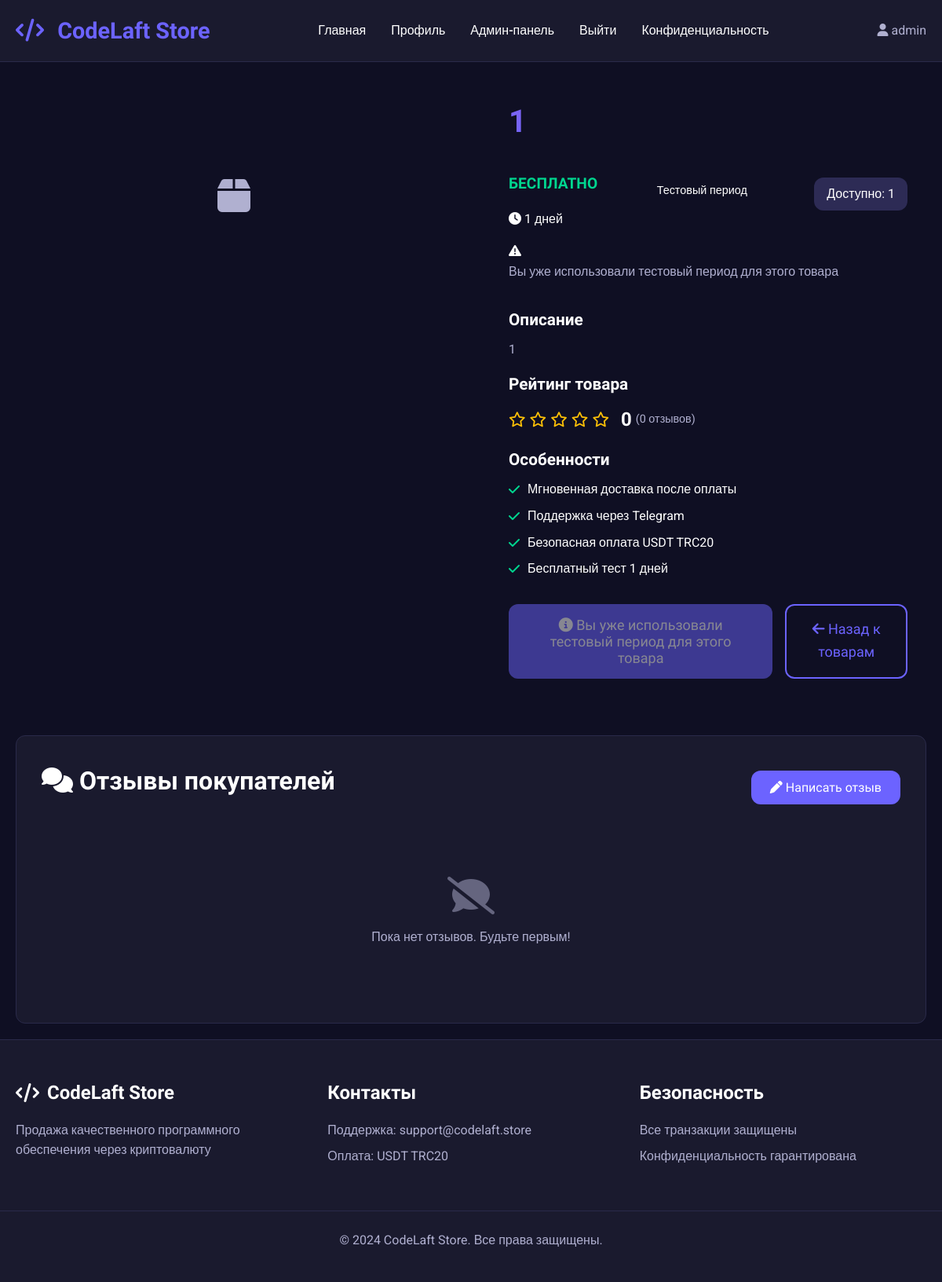
The page /product/1 (signed in) on the database its author committed.
### app.py (models this page shows, shortened)
class User(UserMixin, db.Model):
    id = db.Column(db.Integer, primary_key=True)
    username = db.Column(db.String(80), unique=True, nullable=False)
    email = db.Column(db.String(120), unique=True, nullable=False)
    password_hash = db.Column(db.String(200), nullable=False)
    created_at = db.Column(db.DateTime, default=datetime.utcnow)
    is_admin = db.Column(db.Boolean, default=False)

class Product(db.Model):
    id = db.Column(db.Integer, primary_key=True)
    name = db.Column(db.String(200), nullable=False)
    description = db.Column(db.Text, nullable=False)
    price = db.Column(db.Float, nullable=False)
    original_price = db.Column(db.Float)  # Цена без скидки
    price_type = db.Column(db.String(20), nullable=False)  # 'one_time' or 'subscription' or 'trial'
    subscription_days = db.Column(db.Integer, default=30)  # For subscription products
    trial_days = db.Column(db.Integer, default=7)  # Для тестового периода
    quantity = db.Column(db.Integer, default=1)
    image_filename = db.Column(db.String(200))
    form_fields = db.Column(db.Text)  # JSON string with form fields
    is_active = db.Column(db.Boolean, default=True)
    is_trial = db.Column(db.Boolean, default=False)  # Флаг тестового товара
    max_trial_per_user = db.Column(db.Integer, default=1)  # Максимум тестовых периодов на пользователя
    created_at = db.Column(db.DateTime, default=datetime.utcnow)
    reviews = db.relationship('Review', backref='product', lazy=True, cascade='all, delete-orphan')
    promocodes = db.relationship('Promocode', backref='product', lazy=True, cascade='all, delete-orphan')

### app.py (the view)
@app.route('/product/<int:product_id>')
def product_detail(product_id):
    product = Product.query.get_or_404(product_id)
    promocodes = Promocode.query.filter(
        Promocode.product_id == product.id,
        Promocode.is_active == True,
        Promocode.valid_from <= datetime.utcnow(),
        (Promocode.valid_until == None) | (Promocode.valid_until >= datetime.utcnow()),
        (Promocode.usage_limit == 0) | (Promocode.used_count < Promocode.usage_limit)
    ).all()
    reviews = Review.query.filter_by(
        product_id=product_id,
        is_approved=True
    ).order_by(Review.created_at.desc()).all()
    avg_rating = 0
    if reviews:
        avg_rating = sum(review.rating for review in reviews) / len(reviews)
    user_review = None
    if current_user.is_authenticated:
        user_review = Review.query.filter_by(
            user_id=current_user.id,
            product_id=product_id
        ).first()
    discounted_price = product.price
    active_promocode = None
    if promocodes:
        active_promocode = promocodes[0]
        discounted_price = calculate_discounted_price(product.price, active_promocode)
    can_get_trial = False
    trial_message = ''
    if current_user.is_authenticated and product.price_type == 'trial':
        can_get_trial, trial_message = can_user_get_trial(current_user.id, product_id)
    return render_template('product.html',
                         product=product,
                         reviews=reviews,
                         avg_rating=avg_rating,
                         user_review=user_review,
                         promocodes=promocodes,
                         discounted_price=discounted_price,
                         active_promocode=active_promocode,
                         can_get_trial=can_get_trial,
                         trial_message=trial_message)

### app.py (called while the page is built, shortened)
@app.context_processor
def inject_now():
    return {'now': datetime.utcnow()}

@login_manager.user_loader
def load_user(user_id):
    return User.query.get(int(user_id))

def can_user_get_trial(user_id, product_id):
    trial_orders = Order.query.filter(
        Order.user_id == user_id,
        Order.product_id == product_id,
        Order.status == 'trial'
    ).count()
    if trial_orders > 0:
        return False, 'Вы уже использовали тестовый период для этого товара'

@app.context_processor
def inject_now():
    return {'now': datetime.utcnow(), 'timedelta': timedelta}

@app.before_request
def start_payment_monitor_once():
    global _monitor_started
    if not _monitor_started:
        _monitor_started = True
        monitor_thread = threading.Thread(target=TronPaymentVerifier.start_payment_monitor, daemon=True)
        monitor_thread.start()
        print("Payment monitor started")

### templates/product.html (shortened to what this page needs)
{% extends "base.html" %}
{% block content %}
<div class="product-detail">
    <div class="product-gallery">
        {% if product.image_filename %}
        <div class="product-main-image">
            <img src="{{ url_for('download_file', filename=product.image_filename) }}" alt="{{ product.name }}">
        </div>
        {% else %}
        <div class="product-image-placeholder large">
            <i class="fas fa-box"></i>
        </div>
        {% endif %}
    </div>
    <div class="product-info">
        <div class="product-header">
            <h1>{{ product.name }}</h1>
            <div class="product-meta">
                {% if product.price_type == 'trial' %}
                <div class="trial-price">
                    <span class="price-tag free-text">БЕСПЛАТНО</span>
                    <span class="trial-duration">
                        <i class="fas fa-clock"></i> {{ product.trial_days }} дней
                    </span>
                </div>
                {% else %}
                <span class="price-tag">{{ product.price }} USDT</span>
                {% endif %}
                <span class="type-badge type-{{ product.price_type }}">
                    {% if product.price_type == 'subscription' %}
                        Подписка ({{ product.subscription_days }} дней)
                    {% elif product.price_type == 'trial' %}
                        Тестовый период
                    {% else %}
                        Единоразовая покупка
                    {% endif %}
                </span>
                {% if product.quantity > 0 %}
                    <span class="quantity-badge">Доступно: {{ product.quantity }}</span>
                {% else %}
                    <span class="quantity-badge out-of-stock">Нет в наличии</span>
                {% endif %}
            </div>
            {% if product.price_type == 'trial' and current_user.is_authenticated and not can_get_trial %}
            <div class="trial-warning">
                <i class="fas fa-exclamation-triangle"></i>
                <p>{{ trial_message }}</p>
            </div>
            {% endif %}
        </div>
        <div class="product-description-full">
            <h3>Описание</h3>
            <p>{{ product.description|safe }}</p>
        </div>
        <div class="product-rating">
            <h3>Рейтинг товара</h3>
            <div class="rating-summary">
                <div class="rating-stars">
                    {% for i in range(5) %}
                        {% if i < avg_rating|int %}
                            <i class="fas fa-star"></i>
                        {% else %}
                            <i class="far fa-star"></i>
                        {% endif %}
                    {% endfor %}
                    <span class="rating-value">{{ avg_rating|round(1) }}</span>
                    <span class="rating-count">({{ reviews|length }} отзывов)</span>
                </div>
            </div>
        </div>
        <div class="product-features">
            <h3>Особенности</h3>
            <ul>
                <li><i class="fas fa-check"></i> Мгновенная доставка после оплаты</li>
                <li><i class="fas fa-check"></i> Поддержка через Telegram</li>
                <li><i class="fas fa-check"></i> Безопасная оплата USDT TRC20</li>
                {% if product.price_type == 'subscription' %}
                <li><i class="fas fa-check"></i> Автопродление не требуется</li>
                {% elif product.price_type == 'trial' %}
                <li><i class="fas fa-check"></i> Бесплатный тест {{ product.trial_days }} дней</li>
                {% else %}
                <li><i class="fas fa-check"></i> Пожизненный доступ</li>
                {% endif %}
            </ul>
        </div>
        <div class="product-actions">
            {% if product.price_type == 'trial' and current_user.is_authenticated %}
                {% if can_get_trial %}
                    <a href="{{ url_for('buy_product', product_id=product.id) }}" class="btn btn-trial btn-large">
                        <i class="fas fa-play-circle"></i> Получить тестовый период
                    </a>
                {% else %}
                    <button class="btn btn-large btn-disabled" disabled>
                        <i class="fas fa-info-circle"></i> {{ trial_message }}
                    </button>
                {% endif %}
            {% else %}
                <a href="{{ url_for('login') }}" class="btn btn-primary btn-large">
                    <i class="fas fa-sign-in-alt"></i> Войти для покупки
                </a>
            {% endif %}
            <a href="{{ url_for('index') }}" class="btn btn-secondary btn-large">
                <i class="fas fa-arrow-left"></i> Назад к товарам
            </a>
        </div>
    </div>
</div>
<div class="reviews-section">
    <div class="reviews-header">
        <h2><i class="fas fa-comments"></i> Отзывы покупателей</h2>
        {% if current_user.is_authenticated and not user_review %}
            {% set has_purchased = namespace(value=false) %}
            {% for user_product in current_user.user_products %}
                {% if user_product.product_id == product.id and user_product.is_active %}
                    {% set has_purchased.value = true %}
                {% endif %}
            {% endfor %}
            {% if has_purchased.value %}
                <button class="btn btn-primary" onclick="showReviewForm()">
                    <i class="fas fa-pen"></i> Написать отзыв
                </button>
            {% endif %}
        {% endif %}
    </div>
    {% if reviews %}
    <div class="reviews-list">
        {% for review in reviews %}
        <div class="review-card">
            <div class="review-header">
                <div class="reviewer-info">
                    <div class="reviewer-avatar">
                        <i class="fas fa-user-circle"></i>
                    </div>
                    <div>
                        <strong>{{ review.user.username }}</strong>
                        <div class="review-rating">
                            {% for i in range(5) %}
                                {% if i < review.rating %}
                                    <i class="fas fa-star"></i>
                                {% else %}
                                    <i class="far fa-star"></i>
                                {% endif %}
                            {% endfor %}
                        </div>
                    </div>
                </div>
                <div class="review-date">
                    {{ review.created_at.strftime('%d.%m.%Y') }}
                </div>
            </div>
            <div class="review-content">
                <p>{{ review.comment }}</p>
            </div>
            {% if current_user.id == review.user_id or current_user.is_admin %}
            <div class="review-actions">
                {% if current_user.id == review.user_id %}
                <form method="POST" action="{{ url_for('delete_review', review_id=review.id) }}"
                      onsubmit="return confirm('Удалить отзыв?')">
                    <button type="submit" class="btn btn-small btn-danger">
                        <i class="fas fa-trash"></i> Удалить
                    </button>
                </form>
                {% endif %}
            </div>
            {% endif %}
        </div>
        {% endfor %}
    </div>
    {% else %}
    <div class="no-reviews">
        <i class="fas fa-comment-slash"></i>
        <p>Пока нет отзывов. Будьте первым!</p>
    </div>
    {% endif %}
</div>
{% endblock %}

### templates/base.html (shortened to what this page needs)
<!DOCTYPE html>
<html lang="ru">
<head>
    <link rel="stylesheet" href="{{ url_for('static', filename='css/style.css') }}">
    <link rel="stylesheet" href="https://cdnjs.cloudflare.com/ajax/libs/font-awesome/6.4.0/css/all.min.css">
</head>
<body>
    <nav class="navbar">
        <div class="nav-container">
            <a href="{{ url_for('index') }}" class="logo">
                <i class="fas fa-code"></i> CodeLaft Store
            </a>
            <div class="nav-menu">
                <a href="{{ url_for('index') }}">Главная</a>
                {% if current_user.is_authenticated %}
                    <a href="{{ url_for('profile') }}">Профиль</a>
                    {% if current_user.is_admin %}
                        <a href="{{ url_for('admin_panel') }}">Админ-панель</a>
                    {% endif %}
                    <a href="{{ url_for('logout') }}">Выйти</a>
                {% else %}
                    <a href="{{ url_for('login') }}">Войти</a>
                    <a href="{{ url_for('register') }}">Регистрация</a>
                {% endif %}
                <a href="{{ url_for('privacy') }}">Конфиденциальность</a>
            </div>
            <div class="nav-user">
                {% if current_user.is_authenticated %}
                    <span><i class="fas fa-user"></i> {{ current_user.username }}</span>
                {% endif %}
            </div>
        </div>
    </nav>
    <div class="container">
        {% block content %}{% endblock %}
    </div>
    <footer class="footer">
        <div class="footer-container">
            <div class="footer-section">
                <h3><i class="fas fa-code"></i> CodeLaft Store</h3>
                <p>Продажа качественного программного обеспечения через криптовалюту</p>
            </div>
            <div class="footer-section">
                <h3>Контакты</h3>
                <p>Поддержка: support@codelaft.store</p>
                <p>Оплата: USDT TRC20</p>
            </div>
            <div class="footer-section">
                <h3>Безопасность</h3>
                <p>Все транзакции защищены</p>
                <p>Конфиденциальность гарантирована</p>
            </div>
        </div>
        <div class="footer-bottom">
            <p>&copy; 2024 CodeLaft Store. Все права защищены.</p>
        </div>
    </footer>
</body>
</html>

### rows shown on the page
User: username "admin"
Product: name "1", trial_days "1", quantity "1", description "1"

### other values the page prints
{{ trial_message }} "Вы уже использовали тестовый период для этого товара"
{{ avg_rating|round(1) }} "0"
{{ reviews|length }} "0"
